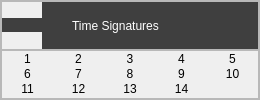
             <widget class="QFrame" name="Time_Signatures">
              <property name="minimumSize">
               <size>
                <width>260</width>
                <height>0</height>
               </size>
              </property>
              <property name="maximumSize">
               <size>
                <width>250</width>
                <height>130</height>
               </size>
              </property>
              <property name="styleSheet">
               <string notr="true">QPushButton{
border:none;
}</string>
              </property>
              <property name="frameShape">
               <enum>QFrame::StyledPanel</enum>
              </property>
              <property name="frameShadow">
               <enum>QFrame::Raised</enum>
              </property>
              <property name="lineWidth">
               <number>1</number>
              </property>
              <layout class="QVBoxLayout" name="verticalLayout_6">
               <property name="spacing">
                <number>0</number>
               </property>
               <property name="leftMargin">
                <number>0</number>
               </property>
               <property name="topMargin">
                <number>0</number>
               </property>
               <property name="rightMargin">
                <number>0</number>
               </property>
               <property name="bottomMargin">
                <number>0</number>
               </property>
               <item>
                <widget class="QFrame" name="frame_7">
                 <property name="frameShape">
                  <enum>QFrame::StyledPanel</enum>
                 </property>
                 <property name="frameShadow">
                  <enum>QFrame::Raised</enum>
                 </property>
                 <layout class="QHBoxLayout" name="horizontalLayout_9">
                  <property name="spacing">
                   <number>0</number>
                  </property>
                  <property name="leftMargin">
                   <number>0</number>
                  </property>
                  <property name="topMargin">
                   <number>0</number>
                  </property>
                  <property name="rightMargin">
                   <number>0</number>
                  </property>
                  <property name="bottomMargin">
                   <number>0</number>
                  </property>
                  <item>
                   <widget class="QPushButton" name="dropdown1_7">
                    <property name="maximumSize">
                     <size>
                      <width>40</width>
                      <height>16777215</height>
                     </size>
                    </property>
                    <property name="sizeIncrement">
                     <size>
                      <width>1</width>
                      <height>10</height>
                     </size>
                    </property>
                    <property name="autoFillBackground">
                     <bool>false</bool>
                    </property>
                    <property name="styleSheet">
                     <string notr="true">QWidget{
	background-color: rgb(63, 63, 63);
	border:none;
}</string>
                    </property>
                    <property name="text">
                     <string/>
                    </property>
                    <property name="icon">
                     <iconset resource="../../../resources.qrc">
                      <normaloff>:/Icons/arrow-154-64.png</normaloff>
                      <normalon>:/Icons/arrow-216-64.png</normalon>:/Icons/arrow-154-64.png</iconset>
                    </property>
                    <property name="iconSize">
                     <size>
                      <width>10</width>
                      <height>30</height>
                     </size>
                    </property>
                    <property name="checkable">
                     <bool>true</bool>
                    </property>
                    <property name="autoDefault">
                     <bool>false</bool>
                    </property>
                    <property name="default">
                     <bool>false</bool>
                    </property>
                    <property name="flat">
                     <bool>false</bool>
                    </property>
                   </widget>
                  </item>
                  <item>
                   <widget class="QLabel" name="TimeSignatures_Text">
                    <property name="maximumSize">
                     <size>
                      <width>1000</width>
                      <height>16777215</height>
                     </size>
                    </property>
                    <property name="styleSheet">
                     <string notr="true">QWidget{
	
	background-color: rgb(63, 63, 63);
	color:white;
}</string>
                    </property>
                    <property name="text">
                     <string>Time Signatures</string>
                    </property>
                    <property name="indent">
                     <number>30</number>
                    </property>
                   </widget>
                  </item>
                 </layout>
                </widget>
               </item>
               <item>
                <widget class="QFrame" name="Time_dropdown">
                 <property name="frameShape">
                  <enum>QFrame::StyledPanel</enum>
                 </property>
                 <property name="frameShadow">
                  <enum>QFrame::Raised</enum>
                 </property>
                 <layout class="QGridLayout" name="gridLayout_7">
                  <property name="leftMargin">
                   <number>0</number>
                  </property>
                  <property name="topMargin">
                   <number>0</number>
                  </property>
                  <property name="rightMargin">
                   <number>0</number>
                  </property>
                  <property name="bottomMargin">
                   <number>0</number>
                  </property>
                  <property name="spacing">
                   <number>0</number>
                  </property>
                  <item row="0" column="0">
                   <widget class="QPushButton" name="braceButton_7">
                    <property name="text">
                     <string>1</string>
                    </property>
                    <property name="checkable">
                     <bool>true</bool>
                    </property>
                   </widget>
                  </item>
                  <item row="0" column="1">
                   <widget class="QPushButton" name="reverseBraceButton_7">
                    <property name="text">
                     <string>2</string>
                    </property>
                    <property name="checkable">
                     <bool>true</bool>
                    </property>
                   </widget>
                  </item>
                  <item row="0" column="2">
                   <widget class="QPushButton" name="bracketButton_7">
                    <property name="text">
                     <string>3</string>
                    </property>
                    <property name="checkable">
                     <bool>true</bool>
                    </property>
                   </widget>
                  </item>
                  <item row="0" column="3">
                   <widget class="QPushButton" name="bracketTopButton_7">
                    <property name="text">
                     <string>4</string>
                    </property>
                    <property name="checkable">
                     <bool>true</bool>
                    </property>
                   </widget>
                  </item>
                  <item row="0" column="4">
                   <widget class="QPushButton" name="bracketBottomButton_7">
                    <property name="text">
                     <string>5</string>
                    </property>
                    <property name="checkable">
                     <bool>true</bool>
                    </property>
                   </widget>
                  </item>
                  <item row="1" column="0">
                   <widget class="QPushButton" name="reversedBracketTopButton_7">
                    <property name="text">
                     <string>6</string>
                    </property>
                    <property name="checkable">
                     <bool>true</bool>
                    </property>
                   </widget>
                  </item>
                  <item row="1" column="1">
                   <widget class="QPushButton" name="reversedBracketBottomButton_7">
                    <property name="text">
                     <string>7</string>
                    </property>
                    <property name="checkable">
                     <bool>true</bool>
                    </property>
                   </widget>
                  </item>
                  <item row="1" column="2">
                   <widget class="QPushButton" name="systemDividerButton_7">
                    <property name="text">
                     <string>8</string>
                    </property>
                    <property name="checkable">
                     <bool>true</bool>
                    </property>
                   </widget>
                  </item>
                  <item row="1" column="3">
                   <widget class="QPushButton" name="systemDividerLongButton_7">
                    <property name="text">
                     <string>9</string>
                    </property>
                    <property name="checkable">
                     <bool>true</bool>
                    </property>
                   </widget>
                  </item>
                  <item row="1" column="4">
                   <widget class="QPushButton" name="systemDividerExtraLongButton_7">
                    <property name="text">
                     <string>10</string>
                    </property>
                    <property name="checkable">
                     <bool>true</bool>
                    </property>
                   </widget>
                  </item>
                  <item row="2" column="0">
                   <widget class="QPushButton" name="splitBarDividerButton_7">
                    <property name="text">
                     <string>11</string>
                    </property>
                    <property name="checkable">
                     <bool>true</bool>
                    </property>
                   </widget>
                  </item>
                  <item row="2" column="1">
                   <widget class="QPushButton" name="staffDividerArrowDownButton_7">
                    <property name="text">
                     <string>12</string>
                    </property>
                    <property name="checkable">
                     <bool>true</bool>
                    </property>
                   </widget>
                  </item>
                  <item row="2" column="2">
                   <widget class="QPushButton" name="staffDividerArrowUpButton_7">
                    <property name="text">
                     <string>13</string>
                    </property>
                    <property name="checkable">
                     <bool>true</bool>
                    </property>
                   </widget>
                  </item>
                  <item row="2" column="3">
                   <widget class="QPushButton" name="staffDividerArrowUpDownButton_7">
                    <property name="text">
                     <string>14</string>
                    </property>
                    <property name="checkable">
                     <bool>true</bool>
                    </property>
                   </widget>
                  </item>
                 </layout>
                </widget>
               </item>
              </layout>
             </widget>
